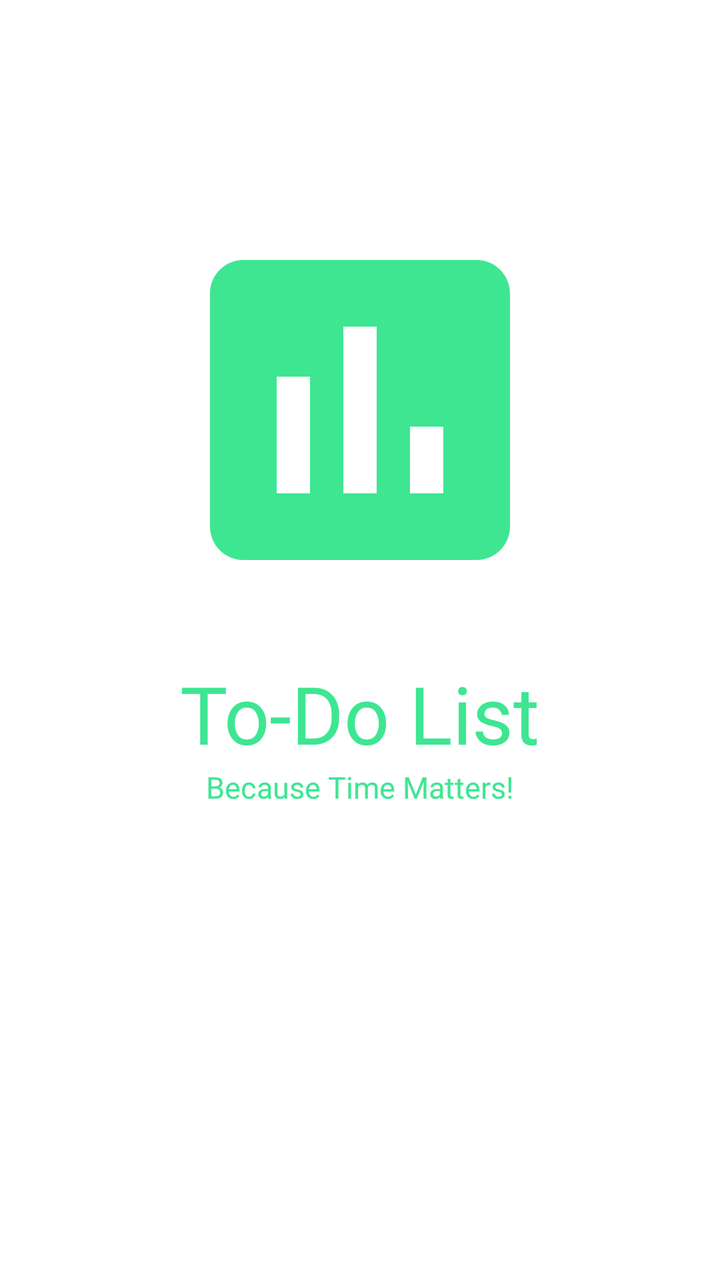
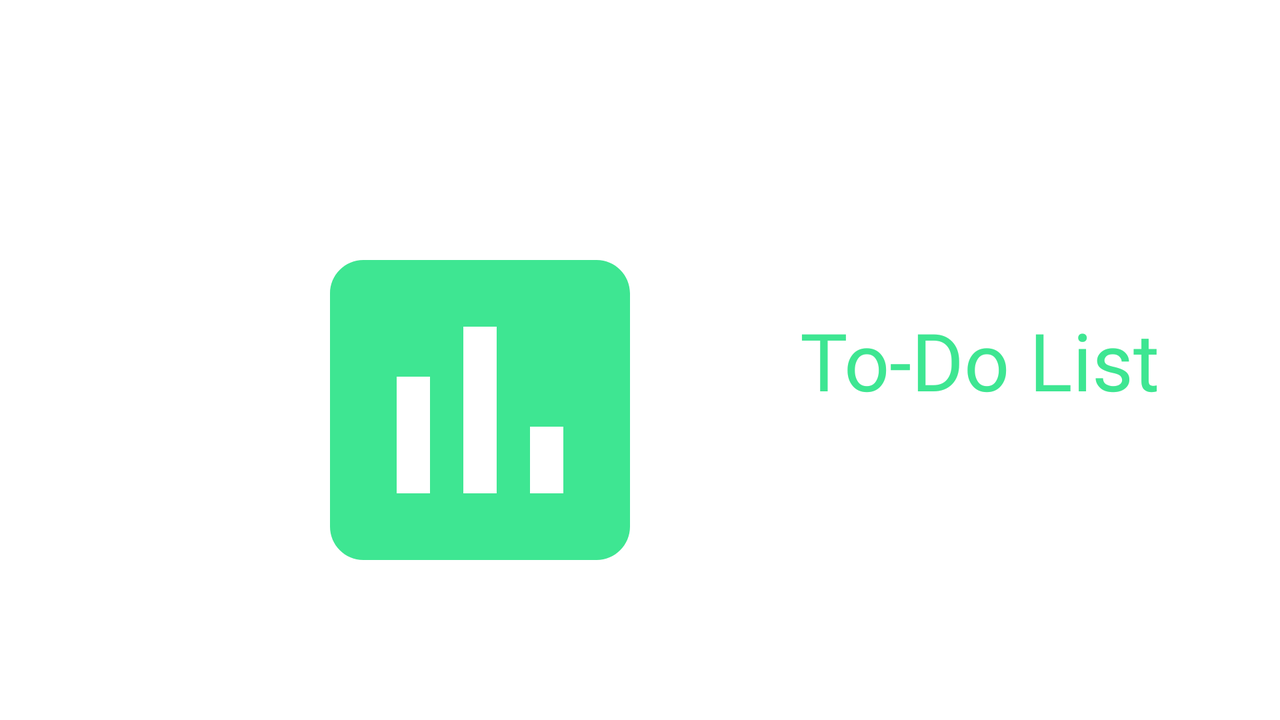

One screen, two layout resources from the same app: the default and the repository's alternative for another configuration. Each is rendered where Android would select it; the XML of both is given below.
<!-- AndroidManifest.xml: application theme AppTheme -->
<!-- res/layout/activity_welcome.xml -->
<?xml version="1.0" encoding="utf-8"?>
<androidx.constraintlayout.widget.ConstraintLayout xmlns:android="http://schemas.android.com/apk/res/android"
    xmlns:app="http://schemas.android.com/apk/res-auto"
    android:orientation="vertical"
    android:layout_width="match_parent"
    android:layout_height="match_parent"
    android:background="#fff">

    <ImageView
        android:id="@+id/logo"
        android:layout_width="200dp"
        android:layout_height="250dp"
        android:src="@drawable/poll"
        app:layout_constraintStart_toStartOf="parent"
        app:layout_constraintEnd_toEndOf="parent"
        app:layout_constraintTop_toTopOf="parent"
        android:layout_marginTop="80dp"/>

    <TextView
        android:id="@+id/logotext"
        android:layout_width="wrap_content"
        android:layout_height="wrap_content"
        android:text="@string/app_name"
        android:textSize="40dp"
        android:textColor="@color/colorPrimary"
        android:fontFamily="@font/righteous_regular"
        app:layout_constraintStart_toStartOf="parent"
        app:layout_constraintEnd_toEndOf="parent"
        app:layout_constraintTop_toBottomOf="@id/logo"/>

    <TextView
        android:id="@+id/slogan"
        android:layout_width="wrap_content"
        android:layout_height="wrap_content"
        android:text="Because Time Matters!"
        android:fontFamily="@font/acme_regular"
        android:textSize="15dp"
        android:textColor="@color/colorPrimary"
        app:layout_constraintStart_toStartOf="parent"
        app:layout_constraintEnd_toEndOf="parent"
        app:layout_constraintTop_toBottomOf="@id/logotext"/>


</androidx.constraintlayout.widget.ConstraintLayout>
<!-- resources referenced by this layout -->
<resources>
  <color name="colorPrimary">#3EE692</color>
  <!-- drawable poll (drawable) -->
  <vector android:height="80dp" android:tint="#3EE692"
      android:viewportHeight="24.0" android:viewportWidth="24.0"
      android:width="80dp" xmlns:android="http://schemas.android.com/apk/res/android">
      <path android:fillColor="#FF000000" android:pathData="M19,3L5,3c-1.1,0 -2,0.9 -2,2v14c0,1.1 0.9,2 2,2h14c1.1,0 2,-0.9 2,-2L21,5c0,-1.1 -0.9,-2 -2,-2zM9,17L7,17v-7h2v7zM13,17h-2L11,7h2v10zM17,17h-2v-4h2v4z"/>
  </vector>
  <string name="app_name">To-Do List</string>
  <style name="AppTheme" parent="Theme.AppCompat.Light.NoActionBar">
          
          <item name="colorPrimary">@color/colorPrimary</item>
          <item name="colorPrimaryDark">@color/colorPrimaryDark</item>
          <item name="colorAccent">@color/colorAccent</item>
          <item name="colorControlActivated">#33691e</item>
          <item name="android:selectableItemBackgroundBorderless">@color/colorPrimaryDark</item>
          <item name="colorControlHighlight">@color/colorPrimary</item>
          <item name="android:fontFamily">@font/worksans_regular</item>
      </style>
  <color name="colorPrimaryDark">#08F164</color>
  <color name="colorAccent">#08F164</color>
</resources>
<!-- res/layout-land/activity_welcome.xml (the repository's variant of the layout above) -->
<!-- drawn on the phone turned sideways -->
<?xml version="1.0" encoding="utf-8"?>
<androidx.constraintlayout.widget.ConstraintLayout xmlns:android="http://schemas.android.com/apk/res/android"
    xmlns:app="http://schemas.android.com/apk/res-auto"
    android:orientation="vertical"
    android:layout_width="match_parent"
    android:layout_height="match_parent"
    android:background="#fff">

    <ImageView
        android:id="@+id/logo"
        android:layout_width="200dp"
        android:layout_height="250dp"
        android:layout_marginTop="80dp"
        android:layout_marginStart="140dp"
        android:src="@drawable/poll"
        app:layout_constraintStart_toStartOf="parent"
        app:layout_constraintTop_toTopOf="parent" />

    <TextView
        android:id="@+id/logotext"
        android:layout_width="wrap_content"
        android:layout_height="wrap_content"
        android:text="@string/app_name"
        android:textSize="40dp"
        android:textColor="@color/colorPrimary"
        android:fontFamily="@font/righteous_regular"
        app:layout_constraintStart_toEndOf="@id/logo"
        app:layout_constraintEnd_toEndOf="parent"
        app:layout_constraintTop_toTopOf="parent"
        app:layout_constraintBottom_toBottomOf="parent"/>




</androidx.constraintlayout.widget.ConstraintLayout>
